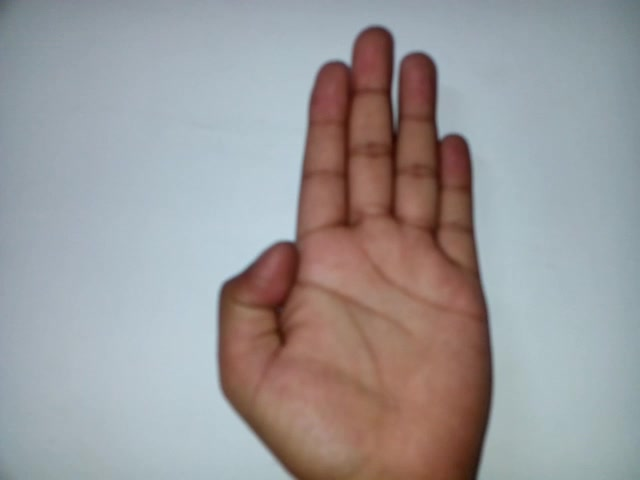
#> input picture practise/train/B/008.jpg, 640 x 480 px, found by its file name
$ python image_preprocessing.py
#> lines starting #> are read from the running program, lines starting #| are printed output that depends on the picture
#!/usr/bin/env python3
# -*- coding: utf-8 -*-
"""
Created on Mon Apr  6 00:47:37 2020

@author: ayush
"""

import numpy as np
import cv2
import os
import csv
path = "train"
a=[]


for i in range(9216):
    a.append("pixel"+str(i))

with open('train70.csv','w') as csvfile:
    writer = csv.DictWriter(csvfile,fieldnames=a)
    writer.writeheader()
with open('train30.csv','w') as csvfile:
    writer = csv.DictWriter(csvfile,fieldnames=a)
    writer.writeheader()
label = 0

with open('train70.csv','a') as csvfile:
    spamwriter = csv.writer(csvfile)
    with open('train30.csv','a') as file:
        writer = csv.writer(file)
        for (dirpath,dirnames,filenames) in os.walk(path):
            for dirname in dirnames:
                print(dirname)
                for(dirp,dirn,files) in os.walk(path+"/"+dirname):
                    amount = 0.7*len(files)
                    i=0
                    for file in files:
                        file_path = path+'/'+dirname+'/'+file
                        img=cv2.imread(file_path);
#> img is the input picture: shape (480, 640, 3); mean B, G, R 154.4, 153.2, 155.5
                        img=cv2.resize(img,(96,96))
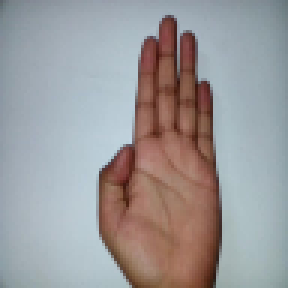
#> img: shape (96, 96, 3) (shown 3 times larger); mean B, G, R 154.5, 153.3, 155.6
                        flattened = img.flatten()
                        line=[label]+np.array(flattened).tolist()
#> line = 27649 items
                        if i<amount:
                            spamwriter.writerow(line)
                        else:
                            writer.writerow(line)
                        i+=1
                label+=1
